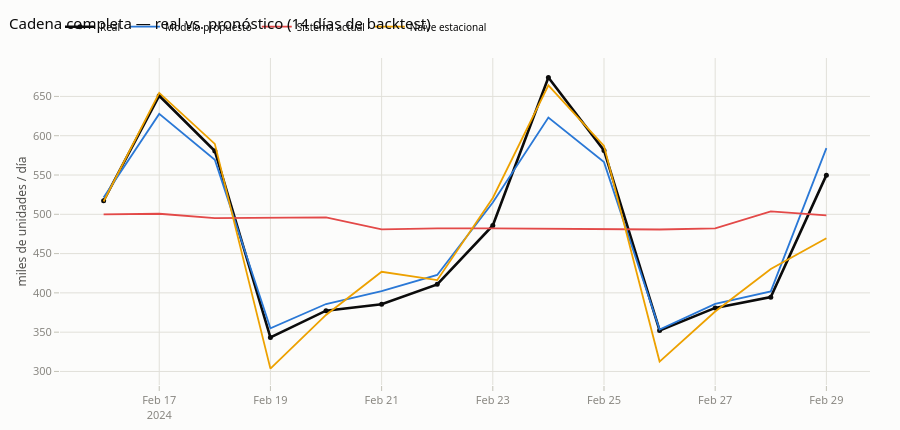

The notebook cell saved with this chart:
### Markdown cell above
### 2.1 · General — cadena completa

### Code cell
plot_grupo(preds, "Cadena completa — real vs. pronóstico (14 días de backtest)", altura=430).show()

### Figure 1 — Plotly figure (JSON) as saved in the notebook; plotly's stock layout.template omitted (floating-point values rounded to 4 significant figures)
{"data": [{"hovertemplate": "%{x|%a %d %b}<br>Real: <b>%{y:.0f}k uds</b><extra></extra>", "line": {"color": "#0b0b0b", "width": 2.6}, "marker": {"size": 5}, "mode": "lines+markers", "name": "Real", "type": "scatter", "x": ["2024-02-16", "2024-02-17", "2024-02-18", "2024-02-19", "2024-02-20", "2024-02-21", "2024-02-22", "2024-02-23", "2024-02-24", "2024-02-25", "2024-02-26", "2024-02-27", "2024-02-28", "2024-02-29"], "y": [517.2, 650.9, 580.5, 343.3, 377.4, 385.4, 410.8, 485.7, 674.1, 581.3, 352.2, 380.9, 394.5, 549.8]}, {"hovertemplate": "%{x|%a %d %b}<br>Modelo propuesto: <b>%{y:.0f}k uds</b><extra></extra>", "line": {"color": "#2a78d6", "width": 1.8}, "mode": "lines", "name": "Modelo propuesto", "type": "scatter", "x": ["2024-02-16", "2024-02-17", "2024-02-18", "2024-02-19", "2024-02-20", "2024-02-21", "2024-02-22", "2024-02-23", "2024-02-24", "2024-02-25", "2024-02-26", "2024-02-27", "2024-02-28", "2024-02-29"], "y": [521.2, 627.7, 569.3, 355.0, 385.8, 402.1, 422.8, 515.0, 623.0, 566.4, 353.3, 385.9, 401.9, 584.2]}, {"hovertemplate": "%{x|%a %d %b}<br>Sistema actual: <b>%{y:.0f}k uds</b><extra></extra>", "line": {"color": "#e34948", "width": 1.8}, "mode": "lines", "name": "Sistema actual", "type": "scatter", "x": ["2024-02-16", "2024-02-17", "2024-02-18", "2024-02-19", "2024-02-20", "2024-02-21", "2024-02-22", "2024-02-23", "2024-02-24", "2024-02-25", "2024-02-26", "2024-02-27", "2024-02-28", "2024-02-29"], "y": [500.0, 500.7, 495.2, 495.9, 496.2, 480.7, 482.1, 482.1, 481.4, 481.1, 480.7, 482.1, 503.7, 498.7]}, {"hovertemplate": "%{x|%a %d %b}<br>Naïve estacional: <b>%{y:.0f}k uds</b><extra></extra>", "line": {"color": "#eda100", "width": 1.8}, "mode": "lines", "name": "Naïve estacional", "type": "scatter", "x": ["2024-02-16", "2024-02-17", "2024-02-18", "2024-02-19", "2024-02-20", "2024-02-21", "2024-02-22", "2024-02-23", "2024-02-24", "2024-02-25", "2024-02-26", "2024-02-27", "2024-02-28", "2024-02-29"], "y": [516.3, 654.5, 589.6, 303.6, 371.9, 426.8, 416.2, 520.8, 664.0, 587.0, 312.6, 376.3, 430.5, 469.4]}], "layout": {"height": 430, "hovermode": "x unified", "legend": {"font": {"size": 10}, "orientation": "h", "y": 1.14}, "title": {"text": "Cadena completa — real vs. pronóstico (14 días de backtest)"}, "yaxis": {"title": {"text": "miles de unidades / día"}}}}
